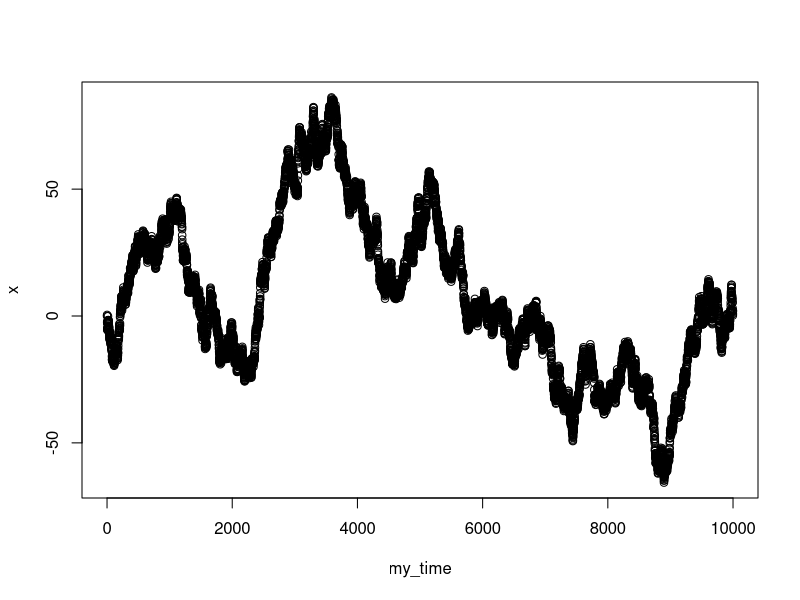

This chart was generated by the following R code:
#Vector to store partial sums and time
x<-vector()
my_time<-vector()

#Start at the origin and time 0
x[1]=0
my_time[1]=0

i = 2

#Generate 10000 steps
while(i<=10000) {
  
  #Generate a random variable from the inverse gaussian distribution and add it to the partial sum
  u1 = runif(1,0,1)
  x[i] = x[i-1] + qnorm(u1,0,1)
  #Store the time
  my_time[i] = i-1;
 
  #Iterate
  i = i + 1
  
}

plot(my_time,x)

